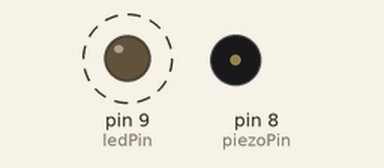
The sketch below on a simulated Arduino Uno, built with avr-gcc and run on an emulated ATmega328P. On the bench: output pins drawn as LEDs (lit = HIGH), buzzer (waves = sounding). Dashed ring = blinking.

Above: at 0.5 s.
Timing chart, 0 to 3.0 s (numbered marks = the images above):
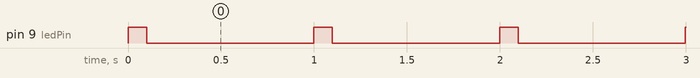

Measured:
- by itself, pin 9 (ledPin): alternates HIGH for 0.10 s and LOW for 0.90 s
- by itself, everything shown: repeats every 1.0 s, in 3 steps

The sketch:

led_buzzer.ino
```cpp
int piezoPin = 8;     // Buzzer
int ledPin = 9;       // LED
int first = 4186;     // 첫 박자 소리
int other = 33;       // 다른 박자 소리
int count = 1;        // 박자 카운트
int rhythm = 4;       // 박자

void setup() {
  // LED, Buzzer 출력
  pinMode(ledPin, OUTPUT);
  pinMode(piezoPin, OUTPUT);
}

void loop() {
  // delay 시간
  int led_pulse_time = 100;
  int piezo_pulse_time = 1;
  int delayTime = 1000;

  // 첫 박일 때
  if (count%rhythm == 1 ) {
    digitalWrite(ledPin, HIGH);                             // LED HIGH상태 (on)
    tone(piezoPin, first);                                  // Buzzer를 첫 음으로 출력
    delay(piezo_pulse_time);                                // 소리 지속시간
    noTone(piezoPin);                                       // 소리 멈춤
    delay(led_pulse_time - piezo_pulse_time);               // LED 지속시간
    digitalWrite(ledPin, LOW);                              // LED LOW상태 (off)
    delay(delayTime - led_pulse_time - piezo_pulse_time);   // LED off 시간
    count = count+1;                                        // count 증가
  }

  // 첫박 외의 다른 박자일 때
  if (count%rhythm == 2 || count%rhythm == 3 || count%rhythm == 0){
    digitalWrite(ledPin, HIGH);
    tone(piezoPin, other);
    delay(piezo_pulse_time);
    noTone(piezoPin);
    delay(led_pulse_time - piezo_pulse_time);
    digitalWrite(ledPin, LOW);
    delay(delayTime - led_pulse_time - piezo_pulse_time);
    count = count+1;
    // count가 rhythm보다 크면 count를 1로 변환
    if (count>rhythm){
      count=1;
    }
  }
}
```
